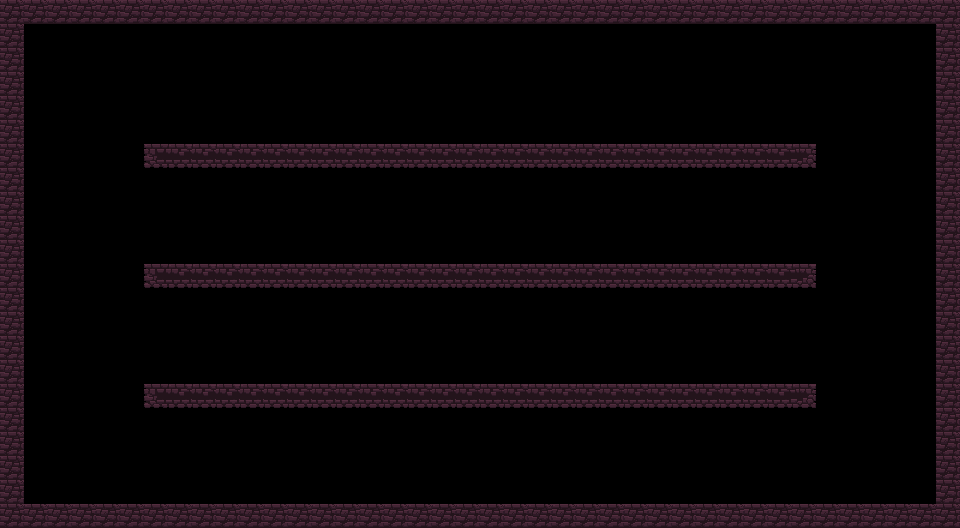

The image is a tile-based game level rendered from a .tmx file. Its description and complete source (layers, tilesets, objects, tile grids) follow:
An orthogonal 40x22 tile map with 24x24 px tiles, 1 tile layer (Tile Layer 1).

<map version="1.2" tiledversion="1.2.4" orientation="orthogonal" renderorder="left-up" width="40" height="22" tilewidth="24" tileheight="24" infinite="0" nextlayerid="2" nextobjectid="1">
 <tileset firstgid="1" name="01" tilewidth="24" tileheight="24" tilecount="100" columns="10">
  <image source="../img/tile_sets/01.png" width="240" height="240" />
 </tileset>
 <layer id="1" name="Tile Layer 1" width="40" height="22">
  <data encoding="csv">
55,55,55,55,55,55,55,55,55,55,55,55,55,55,55,55,55,55,55,55,55,55,55,55,55,55,55,55,55,55,55,55,55,55,55,55,55,55,55,55,
55,0,0,0,0,0,0,0,0,0,0,0,0,0,0,0,0,0,0,0,0,0,0,0,0,0,0,0,0,0,0,0,0,0,0,0,0,0,0,55,
55,0,0,0,0,0,0,0,0,0,0,0,0,0,0,0,0,0,0,0,0,0,0,0,0,0,0,0,0,0,0,0,0,0,0,0,0,0,0,55,
55,0,0,0,0,0,0,0,0,0,0,0,0,0,0,0,0,0,0,0,0,0,0,0,0,0,0,0,0,0,0,0,0,0,0,0,0,0,0,55,
55,0,0,0,0,0,0,0,0,0,0,0,0,0,0,0,0,0,0,0,0,0,0,0,0,0,0,0,0,0,0,0,0,0,0,0,0,0,0,55,
55,0,0,0,0,0,0,0,0,0,0,0,0,0,0,0,0,0,0,0,0,0,0,0,0,0,0,0,0,0,0,0,0,0,0,0,0,0,0,55,
55,0,0,0,0,0,52,53,53,53,53,53,53,53,53,53,53,53,53,53,53,53,53,53,53,53,53,53,53,53,53,53,53,54,0,0,0,0,0,55,
55,0,0,0,0,0,0,0,0,0,0,0,0,0,0,0,0,0,0,0,0,0,0,0,0,0,0,0,0,0,0,0,0,0,0,0,0,0,0,55,
55,0,0,0,0,0,0,0,0,0,0,0,0,0,0,0,0,0,0,0,0,0,0,0,0,0,0,0,0,0,0,0,0,0,0,0,0,0,0,55,
55,0,0,0,0,0,0,0,0,0,0,0,0,0,0,0,0,0,0,0,0,0,0,0,0,0,0,0,0,0,0,0,0,0,0,0,0,0,0,55,
55,0,0,0,0,0,0,0,0,0,0,0,0,0,0,0,0,0,0,0,0,0,0,0,0,0,0,0,0,0,0,0,0,0,0,0,0,0,0,55,
55,0,0,0,0,0,52,53,53,53,53,53,53,53,53,53,53,53,53,53,53,53,53,53,53,53,53,53,53,53,53,53,53,54,0,0,0,0,0,55,
55,0,0,0,0,0,0,0,0,0,0,0,0,0,0,0,0,0,0,0,0,0,0,0,0,0,0,0,0,0,0,0,0,0,0,0,0,0,0,55,
55,0,0,0,0,0,0,0,0,0,0,0,0,0,0,0,0,0,0,0,0,0,0,0,0,0,0,0,0,0,0,0,0,0,0,0,0,0,0,55,
55,0,0,0,0,0,0,0,0,0,0,0,0,0,0,0,0,0,0,0,0,0,0,0,0,0,0,0,0,0,0,0,0,0,0,0,0,0,0,55,
55,0,0,0,0,0,0,0,0,0,0,0,0,0,0,0,0,0,0,0,0,0,0,0,0,0,0,0,0,0,0,0,0,0,0,0,0,0,0,55,
55,0,0,0,0,0,52,53,53,53,53,53,53,53,53,53,53,53,53,53,53,53,53,53,53,53,53,53,53,53,53,53,53,54,0,0,0,0,0,55,
55,0,0,0,0,0,0,0,0,0,0,0,0,0,0,0,0,0,0,0,0,0,0,0,0,0,0,0,0,0,0,0,0,0,0,0,0,0,0,55,
55,0,0,0,0,0,0,0,0,0,0,0,0,0,0,0,0,0,0,0,0,0,0,0,0,0,0,0,0,0,0,0,0,0,0,0,0,0,0,55,
55,0,0,0,0,0,0,0,0,0,0,0,0,0,0,0,0,0,0,0,0,0,0,0,0,0,0,0,0,0,0,0,0,0,0,0,0,0,0,55,
55,0,0,0,0,0,0,0,0,0,0,0,0,0,0,0,0,0,0,0,0,0,0,0,0,0,0,0,0,0,0,0,0,0,0,0,0,0,0,55,
55,55,55,55,55,55,55,55,55,55,55,55,55,55,55,55,55,55,55,55,55,55,55,55,55,55,55,55,55,55,55,55,55,55,55,55,55,55,55,55
</data>
 </layer>
</map>
